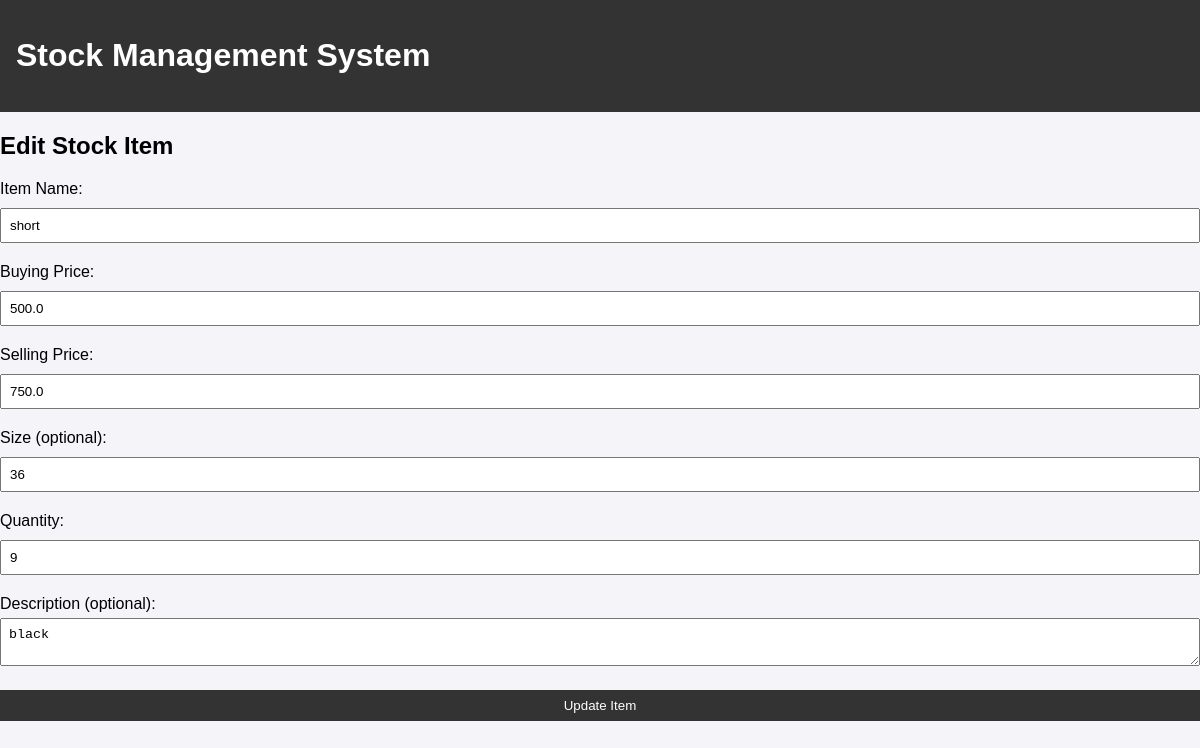
The app's page /admin/stock/edit/4, older data.
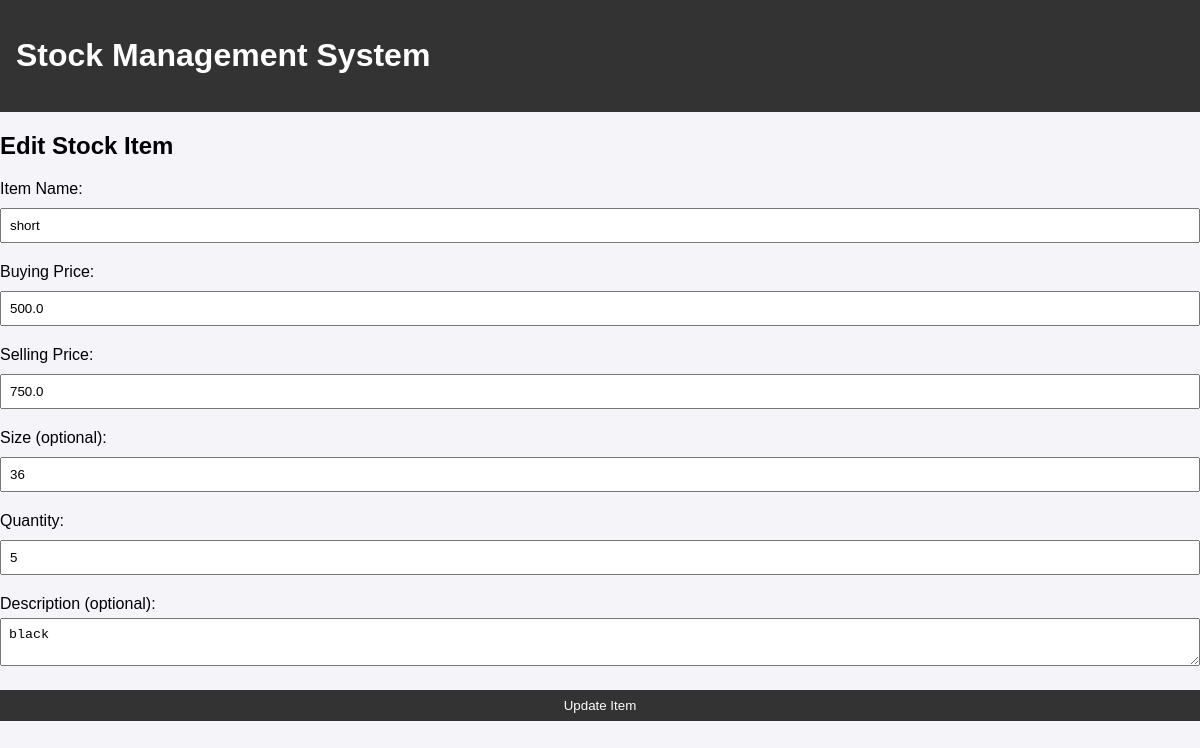
The same page, newer data.
### app.py (models this page shows)
class StockItem(db.Model):
    id = db.Column(db.Integer, primary_key=True)
    name = db.Column(db.String(100), nullable=False)
    buying_price = db.Column(db.Float, nullable=False)
    selling_price = db.Column(db.Float, nullable=False)
    size = db.Column(db.String(50))
    quantity = db.Column(db.Integer, nullable=False)
    description = db.Column(db.Text)
    sales = db.relationship('SaleItem', back_populates='stock_item')  # Added relationship

### app.py (the view, shortened to what this page needs)
@app.route('/admin/stock/edit/<int:id>', methods=['GET', 'POST'])
def edit_stock(id):
    item = StockItem.query.get(id)
    return render_template('admin/edit_stock.html', item=item)

### app.py (called while the page is built)
@app.before_request
def set_timezone():
    g.timezone = pytz.timezone('Africa/Nairobi')

### templates/admin/edit_stock.html
{% extends "base.html" %}
{% block content %}
<div class="edit-stock">
    <h2>Edit Stock Item</h2>
    <form method="POST">
        <div class="form-group">
            <label for="name">Item Name:</label>
            <input type="text" id="name" name="name" value="{{ item.name }}" required>
        </div>
        <div class="form-group">
            <label for="buying_price">Buying Price:</label>
            <input type="number" step="0.01" id="buying_price" name="buying_price"
                   value="{{ item.buying_price }}" required>
        </div>
        <div class="form-group">
            <label for="selling_price">Selling Price:</label>
            <input type="number" step="0.01" id="selling_price" name="selling_price"
                   value="{{ item.selling_price }}" required>
        </div>
        <div class="form-group">
            <label for="size">Size (optional):</label>
            <input type="text" id="size" name="size" value="{{ item.size }}">
        </div>
        <div class="form-group">
            <label for="quantity">Quantity:</label>
            <input type="number" id="quantity" name="quantity" value="{{ item.quantity }}" required>
        </div>
        <div class="form-group">
            <label for="description">Description (optional):</label>
            <textarea id="description" name="description">{{ item.description }}</textarea>
        </div>
        <button type="submit">Update Item</button>
    </form>
</div>
{% endblock %}

Row changes from the older to the newer data that the page shows:
changed StockItem "short": quantity "9" → "5"
